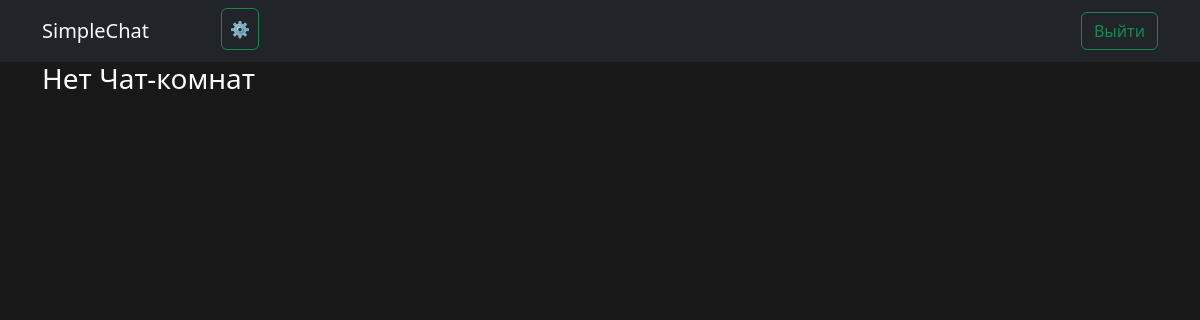
The page /rooms/ (signed in) on the database as committed earlier.
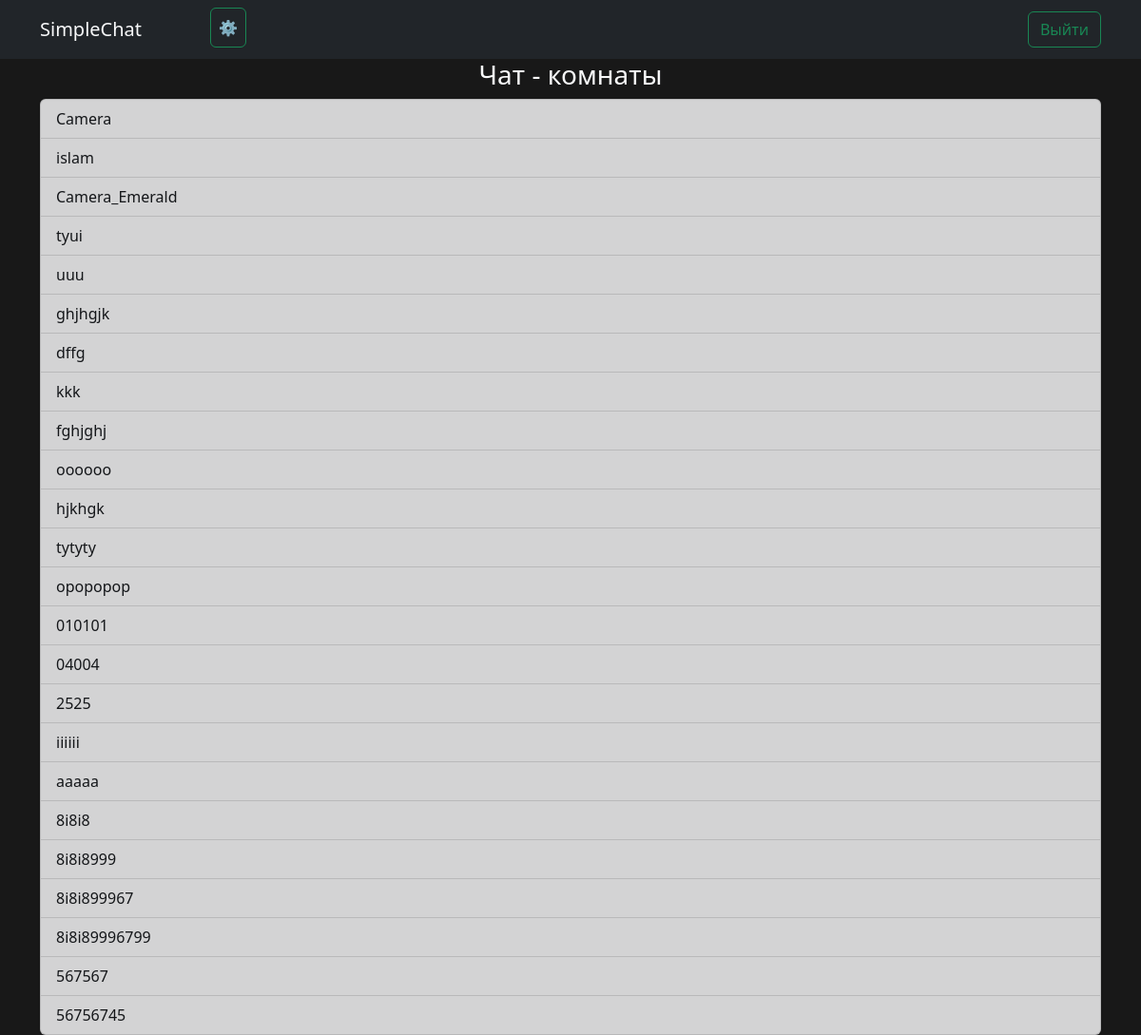
The same page on the database as committed later.
### chatApp/models.py (models this page shows, shortened)
class Rooms(models.Model):
    name = models.CharField(max_length=64)
    slug = models.SlugField(unique=True)
    created = models.DateField(auto_now_add=True)
    members = models.ManyToManyField(UsersProfile, through='RoomsMembers', blank=True)
    creator = models.ForeignKey(User, on_delete=models.CASCADE)
    class Meta:
        verbose_name = 'Комната'
        verbose_name_plural = 'Комнаты'

### chatApp/views.py (the view)
# urls.py: path("rooms/", rooms, name='rooms'),
@login_required(login_url='/accounts/login/')
def rooms(request):
    rooms = Rooms.objects.all()
    return render(request, template_name='rooms.html', context={'chat_rooms': rooms})

### templates/rooms.html (shortened to what this page needs)
{% extends 'base.html' %}
{% load static %}
{% block content %}
{% if chat_rooms %}
<h3 class="text-center">Чат - комнаты</h3>
   <div class="list-group ">
      {% for item in chat_rooms %}
         <a href={% url 'room' item.slug %} class="list-group-item list-group-item-action list-group-item-dark">{{item.name}}</a>
      {% endfor %}
   </div>
{% else %}
<h3> Нет Чат-комнат</h3>
{% endif %}
{% endblock content %}

### templates/base.html (shortened to what this page needs)
<!DOCTYPE html>
{% load static %}
<html lang="en">
  <head>
    <link rel="stylesheet" href={% static 'css/styles.css' %}>
  </head>
  <body>
    <div class="header bg-dark">
      <nav class="navbar navbar-expand-lg bg-body-tertiary">
        <div class="container">
          <a class="navbar-brand text-light" href="/">SimpleChat</a>
          <div class="collapse navbar-collapse" id="navbarSupportedContent">
            <ul class="navbar-nav me-auto mb-2 mb-lg-0">
              {% if user.is_authenticated %}
                <li class="nav-item me-3">
                  <div class='avatar'>
                    {% if user.usersprofile.avatar == '/media/default.jpg' %}
                      <img src="{{ user.usersprofile.avatar }}" class="rounded-circle" alt="">
                      {% else %}
                      <img src="/media/{{ user.usersprofile.avatar }}" class="rounded-circle" alt="">
                    {% endif %}
                  </div>
                </li>
                <li class="nav-item">
                  <a class="nav-link text-light btn btn-outline-success" aria-current="page" href={% url 'profile' %}>
                  <span class="">{{user.usersprofile.user}} &#x2699;</span></a>
                </li>
              {% else %}
              <li class="nav-item"></li>
              {% endif %}
            </ul>
            <div class="d-flex">
              {% if user.is_authenticated %}
                <a href='/accounts/logout' class="btn btn-outline-success" >Выйти</a>
              {% else %}
                <a href='/accounts/login' class="btn btn-outline-success" >Войти</a>
              {% endif %}
            </div>
          </div>
        </div>
      </nav>
    </div>
    <div class="container text-light">
      {% block content %}
      {% endblock content %}
    </div>
  </body>
</html>

### static/css/styles.css (style rules this page uses)
body { background-color: #181818; }
.avatar { position: relative; height: 40px; width: 40px; display: inline-block; margin: 0 auto; text-align: center; }
.avatar > img { opacity: 1; position: absolute; max-height: 100%; max-width: 100%; width: auto; height: auto; top: 0; left: 0; bottom: 0; right: 0; margin: auto; }

Rows that differ between the two databases and show on the page:
added Rooms: name "Camera"
added Rooms: name "islam"
added Rooms: name "Camera_Emerald"
added Rooms: name "tyui"
added Rooms: name "uuu"
added Rooms: name "ghjhgjk"
added Rooms: name "dffg"
added Rooms: name "kkk"
added Rooms: name "fghjghj"
added Rooms: name "oooooo"
added Rooms: name "hjkhgk"
added Rooms: name "tytyty"
added Rooms: name "opopopop"
added Rooms: name "010101"
added Rooms: name "04004"
added Rooms: name "2525"
added Rooms: name "iiiiii"
added Rooms: name "aaaaa"
added Rooms: name "8i8i8"
added Rooms: name "8i8i8999"
added Rooms: name "8i8i899967"
added Rooms: name "8i8i89996799"
added Rooms: name "567567"
added Rooms: name "56756745"
Other text that changed with them:
text no longer shown: "Нет Чат-комнат"
text now shown: "Чат - комнаты"
